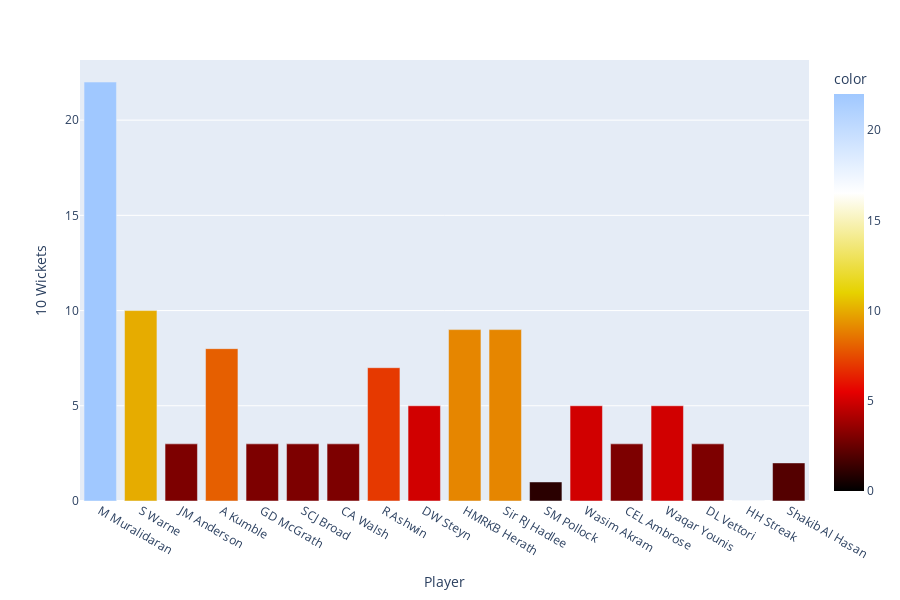

The code cell stored with this chart in its notebook:
### Code cell
df = px.data.tips()
fig = px.bar(Group_data, x=Group_data['Player '].head(2).values, y=Group_data['10'].head(2).values,
             color=Group_data['10'].head(2),
             labels={'y':'10 Wickets','x':'Player'}, height=600,color_continuous_scale=px.colors.sequential.Blackbody)
fig.show()

### Figure 1 — Plotly figure (JSON) as saved in the notebook; plotly's stock layout.template omitted (floating-point values rounded to 4 significant figures)
{"data": [{"alignmentgroup": "True", "hovertemplate": "Player=%{x}<br>10 Wickets=%{y}<br>color=%{marker.color}<extra></extra>", "legendgroup": "", "marker": {"color": [22, 10, 3, 8, 3, 3, 3, 7, 5, 9, 9, 1, 5, 3, 5, 3, 0, 2], "coloraxis": "coloraxis", "pattern": {"shape": ""}}, "name": "", "offsetgroup": "", "orientation": "v", "showlegend": false, "textposition": "auto", "type": "bar", "x": ["M Muralidaran ", "S Warne", "JM Anderson ", "A Kumble ", "GD McGrath", "SCJ Broad", "CA Walsh ", "R Ashwin ", "DW Steyn ", "HMRKB Herath ", "Sir RJ Hadlee", "SM Pollock ", "Wasim Akram ", "CEL Ambrose", "Waqar Younis ", "DL Vettori", "HH Streak ", "Shakib Al Hasan "], "xaxis": "x", "y": [22, 10, 3, 8, 3, 3, 3, 7, 5, 9, 9, 1, 5, 3, 5, 3, 0, 2], "yaxis": "y"}], "layout": {"barmode": "relative", "coloraxis": {"colorbar": {"title": {"text": "color"}}, "colorscale": [[0, "rgb(0,0,0)"], [0.25, "rgb(230,0,0)"], [0.5, "rgb(230,210,0)"], [0.75, "rgb(255,255,255)"], [1, "rgb(160,200,255)"]]}, "height": 600, "legend": {"tracegroupgap": 0}, "margin": {"t": 60}, "xaxis": {"anchor": "y", "domain": [0, 1], "title": {"text": "Player"}}, "yaxis": {"anchor": "x", "domain": [0, 1], "title": {"text": "10 Wickets"}}}}
